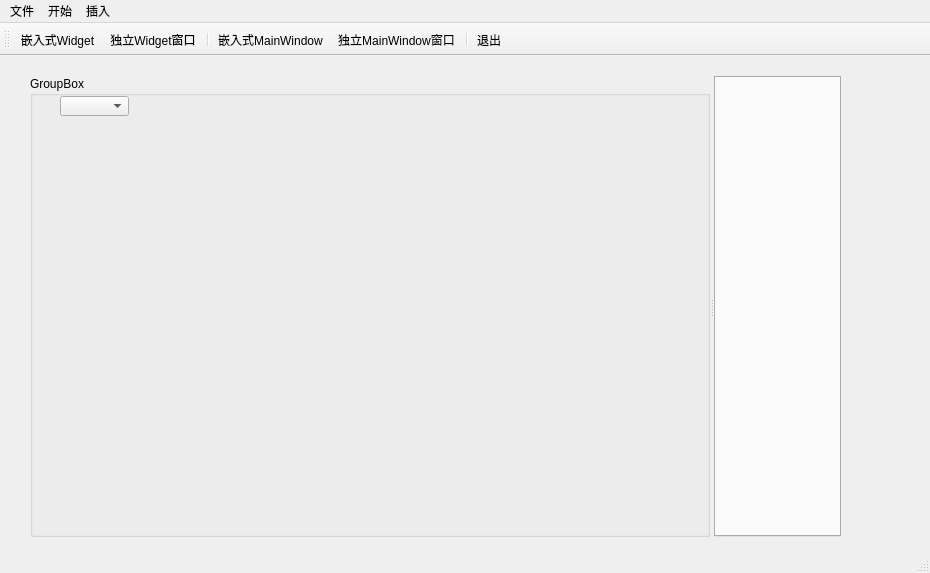
<?xml version="1.0" encoding="UTF-8"?>
<ui version="4.0">
 <class>QWMainWindow</class>
 <widget class="QMainWindow" name="QWMainWindow">
  <property name="geometry">
   <rect>
    <x>0</x>
    <y>0</y>
    <width>930</width>
    <height>573</height>
   </rect>
  </property>
  <property name="windowTitle">
   <string>多窗口应用程序</string>
  </property>
  <widget class="QWidget" name="centralWidget">
   <widget class="QSplitter" name="splitter">
    <property name="geometry">
     <rect>
      <x>30</x>
      <y>20</y>
      <width>811</width>
      <height>461</height>
     </rect>
    </property>
    <property name="orientation">
     <enum>Qt::Horizontal</enum>
    </property>
    <widget class="QGroupBox" name="groupBox">
     <property name="title">
      <string>GroupBox</string>
     </property>
     <widget class="QComboBox" name="comboBox">
      <property name="geometry">
       <rect>
        <x>30</x>
        <y>20</y>
        <width>69</width>
        <height>20</height>
       </rect>
      </property>
     </widget>
    </widget>
    <widget class="QTabWidget" name="tabWidget">
     <property name="sizePolicy">
      <sizepolicy hsizetype="Fixed" vsizetype="Fixed">
       <horstretch>0</horstretch>
       <verstretch>0</verstretch>
      </sizepolicy>
     </property>
     <property name="currentIndex">
      <number>-1</number>
     </property>
     <property name="documentMode">
      <bool>false</bool>
     </property>
     <property name="tabsClosable">
      <bool>true</bool>
     </property>
    </widget>
   </widget>
  </widget>
  <widget class="QMenuBar" name="menuBar">
   <property name="geometry">
    <rect>
     <x>0</x>
     <y>0</y>
     <width>930</width>
     <height>23</height>
    </rect>
   </property>
   <widget class="QMenu" name="menu">
    <property name="title">
     <string>文件</string>
    </property>
   </widget>
   <widget class="QMenu" name="menu_2">
    <property name="title">
     <string>开始</string>
    </property>
   </widget>
   <widget class="QMenu" name="menu_3">
    <property name="title">
     <string>插入</string>
    </property>
   </widget>
   <addaction name="menu"/>
   <addaction name="menu_2"/>
   <addaction name="menu_3"/>
  </widget>
  <widget class="QToolBar" name="mainToolBar">
   <property name="autoFillBackground">
    <bool>false</bool>
   </property>
   <property name="toolButtonStyle">
    <enum>Qt::ToolButtonTextUnderIcon</enum>
   </property>
   <attribute name="toolBarArea">
    <enum>TopToolBarArea</enum>
   </attribute>
   <attribute name="toolBarBreak">
    <bool>false</bool>
   </attribute>
   <addaction name="actWidgetInsite"/>
   <addaction name="actWidget"/>
   <addaction name="separator"/>
   <addaction name="actWindowInsite"/>
   <addaction name="actWindow"/>
   <addaction name="separator"/>
   <addaction name="actQuit"/>
  </widget>
  <widget class="QStatusBar" name="statusBar"/>
  <action name="actWindowInsite">
   <property name="icon">
    <iconset resource="res.qrc">
     <normaloff>:/images/images/2.ico</normaloff>:/images/images/2.ico</iconset>
   </property>
   <property name="text">
    <string>嵌入式MainWindow</string>
   </property>
   <property name="toolTip">
    <string>嵌入式MainWindow</string>
   </property>
  </action>
  <action name="actWidgetInsite">
   <property name="icon">
    <iconset resource="res.qrc">
     <normaloff>:/images/images/100.bmp</normaloff>:/images/images/100.bmp</iconset>
   </property>
   <property name="text">
    <string>嵌入式Widget</string>
   </property>
   <property name="toolTip">
    <string>Widget嵌入式窗体</string>
   </property>
  </action>
  <action name="actQuit">
   <property name="icon">
    <iconset resource="res.qrc">
     <normaloff>:/images/images/132.bmp</normaloff>:/images/images/132.bmp</iconset>
   </property>
   <property name="text">
    <string>退出</string>
   </property>
   <property name="toolTip">
    <string>退出本系统</string>
   </property>
  </action>
  <action name="actDoc_Open">
   <property name="icon">
    <iconset resource="res.qrc">
     <normaloff>:/images/images/122.bmp</normaloff>:/images/images/122.bmp</iconset>
   </property>
   <property name="text">
    <string>打开文档</string>
   </property>
   <property name="toolTip">
    <string>打开文档</string>
   </property>
  </action>
  <action name="actWindow">
   <property name="icon">
    <iconset resource="res.qrc">
     <normaloff>:/images/images/3.ico</normaloff>:/images/images/3.ico</iconset>
   </property>
   <property name="text">
    <string>独立MainWindow窗口</string>
   </property>
   <property name="toolTip">
    <string>独立MainWindow窗口</string>
   </property>
  </action>
  <action name="actWidget">
   <property name="icon">
    <iconset resource="res.qrc">
     <normaloff>:/images/images/804.bmp</normaloff>:/images/images/804.bmp</iconset>
   </property>
   <property name="text">
    <string>独立Widget窗口</string>
   </property>
   <property name="toolTip">
    <string>新建Widget独立窗口</string>
   </property>
  </action>
 </widget>
 <layoutdefault spacing="6" margin="11"/>
 <resources>
  <include location="res.qrc"/>
 </resources>
 <connections>
  <connection>
   <sender>actQuit</sender>
   <signal>triggered()</signal>
   <receiver>QWMainWindow</receiver>
   <slot>close()</slot>
   <hints>
    <hint type="sourcelabel">
     <x>-1</x>
     <y>-1</y>
    </hint>
    <hint type="destinationlabel">
     <x>373</x>
     <y>235</y>
    </hint>
   </hints>
  </connection>
 </connections>
</ui>
